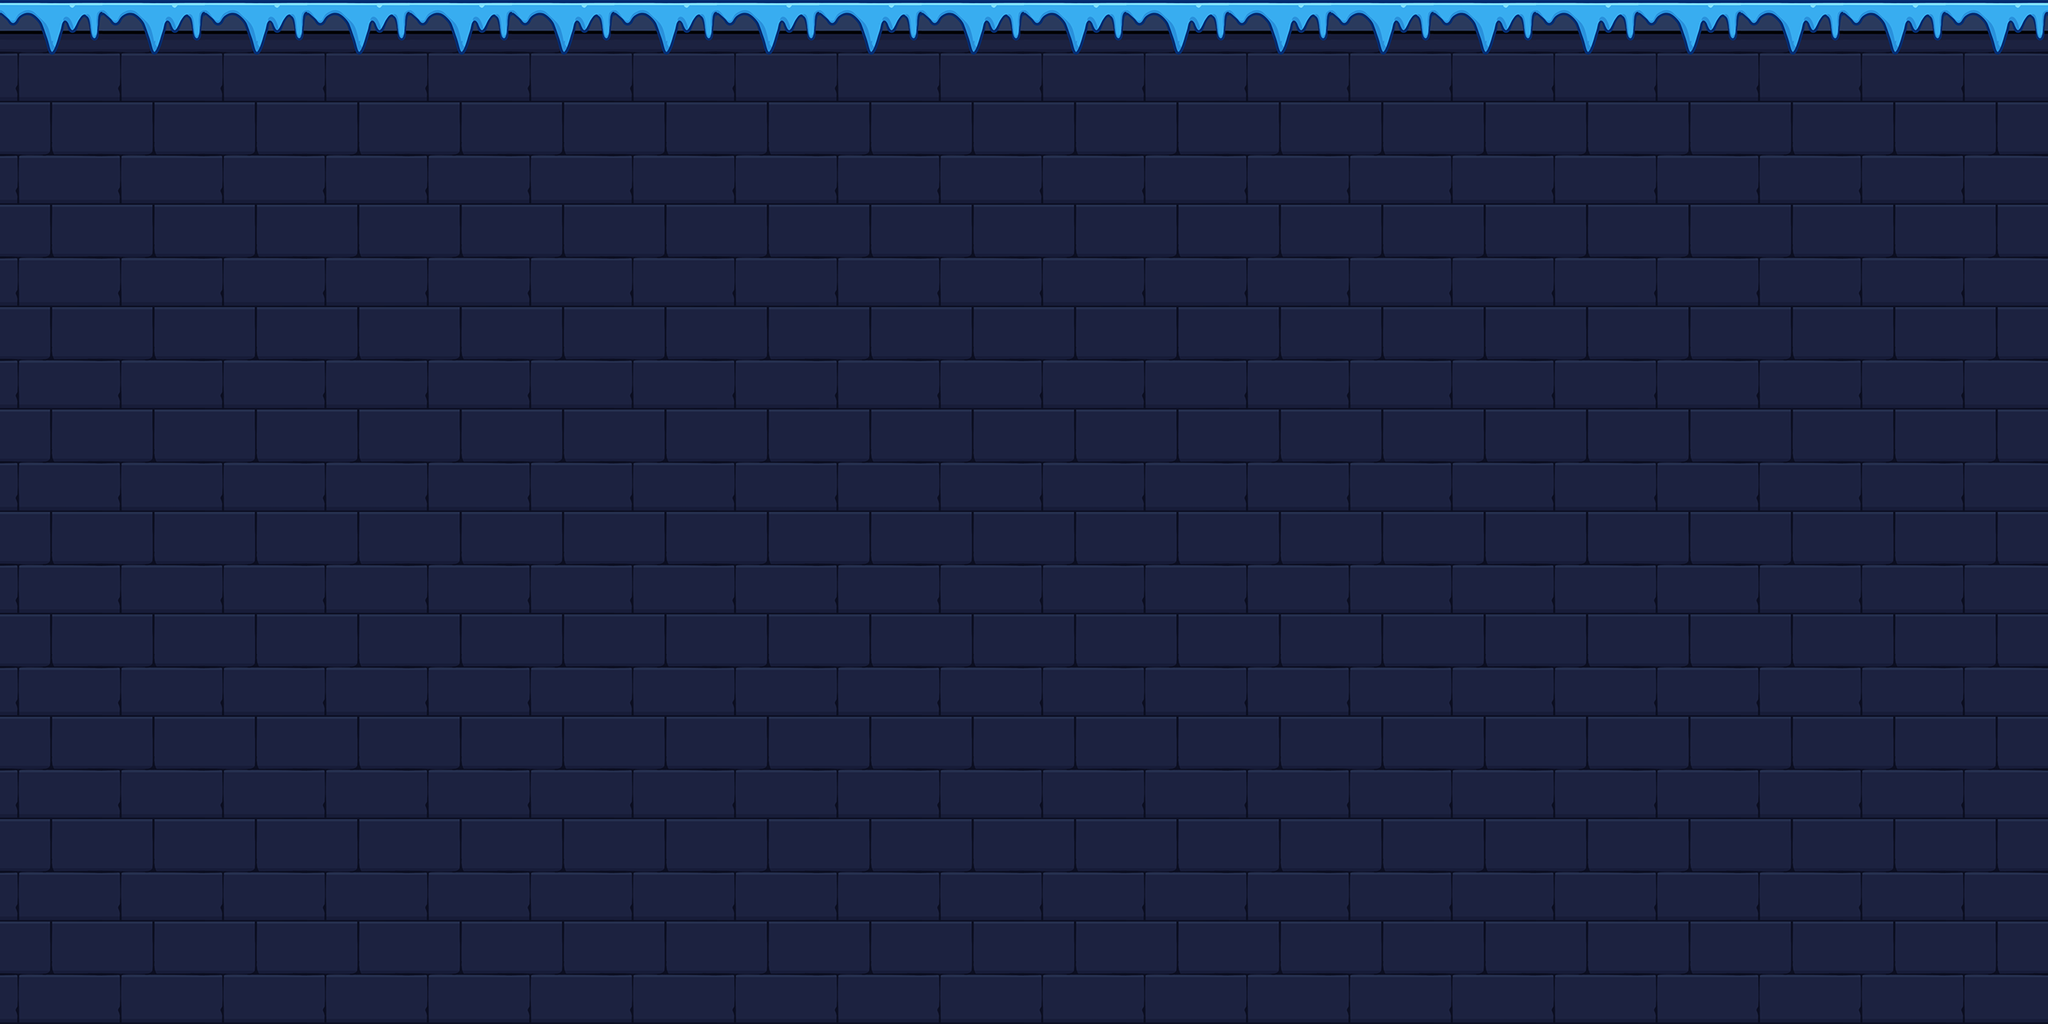

Rendered tile map (Tiled .tmx) drawn with the repository's tilesets; below, a short description and the full map source, tile grids included:
An orthogonal 20x10 tile map with 128x128 px tiles, 1 tile layer (ground).

<map version="1.10" tiledversion="1.10.2" orientation="orthogonal" renderorder="right-down" width="20" height="10" tilewidth="128" tileheight="128" infinite="0" nextlayerid="7" nextobjectid="1">
 <tileset firstgid="1" name="tile" tilewidth="128" tileheight="128" tilecount="2" columns="0">
  <grid orientation="orthogonal" width="1" height="1" />
  <tile id="0">
   <image width="128" height="128" source="../../tile/tile ball/tile ball mushroom/5.png" />
  </tile>
  <tile id="1">
   <image width="128" height="128" source="../../tile/tile ball/tile ball mushroom/2.png" />
  </tile>
 </tileset>
 <layer id="5" name="ground" width="20" height="10">
  <data encoding="csv">
2,2,2,2,2,2,2,2,2,2,2,2,2,2,2,2,2,2,2,2,
1,1,1,1,1,1,1,1,1,1,1,1,1,1,1,1,1,1,1,1,
1,1,1,1,1,1,1,1,1,1,1,1,1,1,1,1,1,1,1,1,
1,1,1,1,1,1,1,1,1,1,1,1,1,1,1,1,1,1,1,1,
1,1,1,1,1,1,1,1,1,1,1,1,1,1,1,1,1,1,1,1,
1,1,1,1,1,1,1,1,1,1,1,1,1,1,1,1,1,1,1,1,
1,1,1,1,1,1,1,1,1,1,1,1,1,1,1,1,1,1,1,1,
1,1,1,1,1,1,1,1,1,1,1,1,1,1,1,1,1,1,1,1,
1,1,1,1,1,1,1,1,1,1,1,1,1,1,1,1,1,1,1,1,
1,1,1,1,1,1,1,1,1,1,1,1,1,1,1,1,1,1,1,1
</data>
 </layer>
</map>
